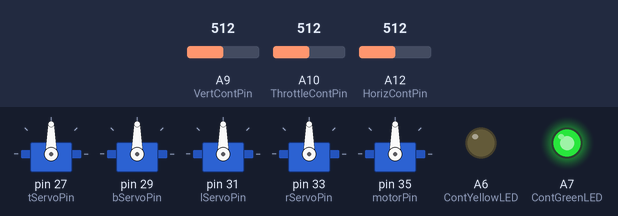
Simulated run of this sketch. Board: Arduino Mega 2560, built with avr-gcc and run on an emulated ATmega2560. On the bench: 5 × servo, output pins drawn as LEDs (lit = HIGH). Inputs (shaded band) come from the test bench; at power-on: A9 (VertContPin) = 512, A10 (ThrottleContPin) = 512, A12 (HorizContPin) = 512.

Above: at 1.2 s.
1.3 s: A9 (VertContPin) set to 716
At 2.5 s:
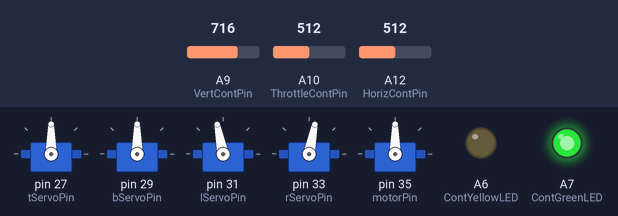
2.8 s: A10 (ThrottleContPin) set to 716
At 3.3 s:
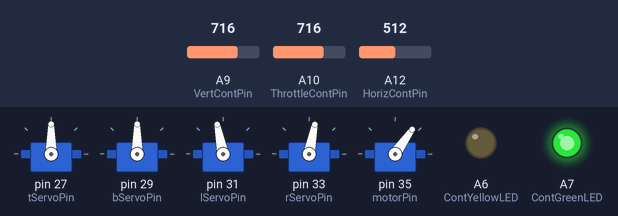
4.3 s: A12 (HorizContPin) set to 716
At 5.0 s:
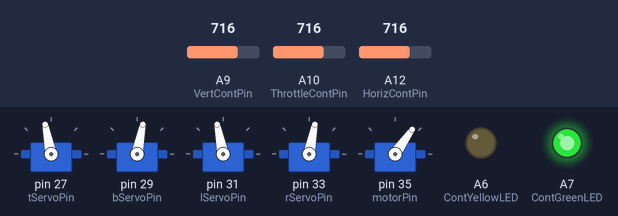
5.8 s: A10 (ThrottleContPin) set to 900
At 6.8 s:
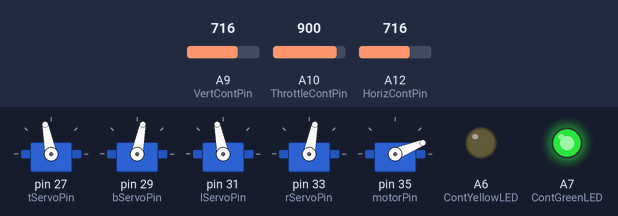
7.3 s: A9 (VertContPin) set to 511
At 8.5 s:
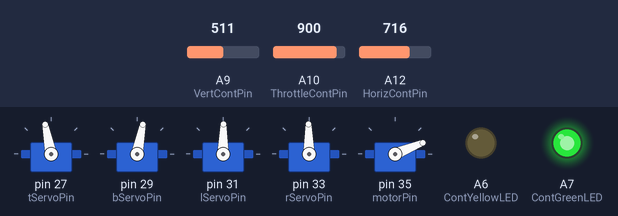
8.8 s: A12 (HorizContPin) set to 511
At 9.1 s:
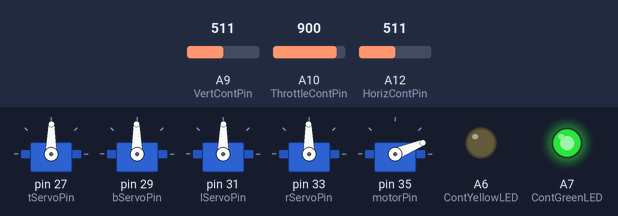
Timing chart, 0 to 11.3 s (numbered marks = the images above; inputs shaded):
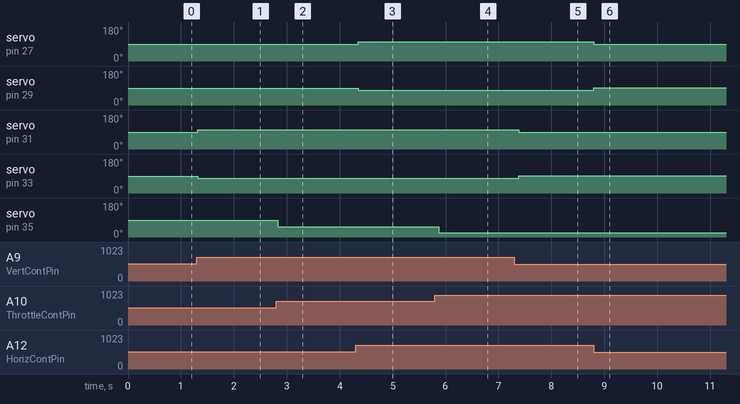

The sketch:

MapToControler.ino
```cpp
#include <Servo.h>
#include <AutoPID.h>

// max deflection from the 90 degree set point of fins
#define maxServoSwing 30
#define minServoSwing -30

// int ContGreenLED = A7;
// int ContYellowLED = A6;
#define ContGreenLED A7
#define ContYellowLED A6

// Servo pinout
// O_R_B
// | | |
// S + -
byte tServoPin = 27;
byte bServoPin = 29;
byte lServoPin = 31;
byte rServoPin = 33;
byte motorPin = 35;

// // control pins
// byte HorizContPin = A12;
// byte VertContPin = A9;
// byte ThrottleContPin = A10;

// control pins
#define HorizContPin A12
#define VertContPin A9
#define ThrottleContPin A10

#define buttonPin A11

// declare servos
Servo tServo;
Servo bServo;
Servo lServo;
Servo rServo;
// servo to control motor throttle
Servo Throttle;


// manually set servos
void SetServos(int t=90, int b=90,int l=90,int r=90){
	// set servos to 0 position
	tServo.write(t);
	bServo.write(b);
	lServo.write(l);
	rServo.write(r);
}


void setup() {

	//================================================================
	// pin setup
	pinMode(buttonPin, INPUT_PULLUP); // button, switches normally high

	pinMode(HorizContPin, INPUT);
	pinMode(VertContPin, INPUT);
	pinMode(ThrottleContPin, INPUT);


	pinMode(ContGreenLED, OUTPUT);
	pinMode(ContYellowLED, OUTPUT);

	tServo.attach(tServoPin);
	bServo.attach(bServoPin);
	lServo.attach(lServoPin);
	rServo.attach(rServoPin);
	Throttle.attach(motorPin,1000,2000);

    digitalWrite(ContGreenLED, HIGH);
}

void loop(){
    // read inputs and map to range of min/max swings, then set servos
	int top = 90+map(analogRead(HorizContPin),0,1023,minServoSwing,maxServoSwing);
	int bot = 90-map(analogRead(HorizContPin),0,1023,minServoSwing,maxServoSwing);
	int left = 90+map(analogRead(VertContPin),0,1023,minServoSwing,maxServoSwing);
	int right = 90-map(analogRead(VertContPin),0,1023,minServoSwing,maxServoSwing);
	SetServos(top,bot,left,right);

	int throt = map(analogRead(ThrottleContPin),0,1023,180,0);
	Throttle.write(throt);

    delay(100);
}
```

Measured:
- after the input at 1.3 s, servo on pin 31 (lServoPin): 90° → 101° at once; servo on pin 33 (rServoPin): 90° → 79° at once
- after the input at 2.8 s, servo on pin 35 (motorPin): 90° → 55° at once
- after the input at 4.3 s, servo on pin 27 (tServoPin): 90° → 101° after 0.05 s; servo on pin 29 (bServoPin): 90° → 79° after 0.05 s
- after the input at 5.8 s, servo on pin 35 (motorPin): 55° → 22° after 0.07 s
- after the input at 7.3 s, servo on pin 31 (lServoPin): 101° → 89° after 0.09 s; servo on pin 33 (rServoPin): 79° → 91° after 0.09 s
- after the input at 8.8 s, servo on pin 27 (tServoPin): 101° → 89° at once; servo on pin 29 (bServoPin): 79° → 91° at once
